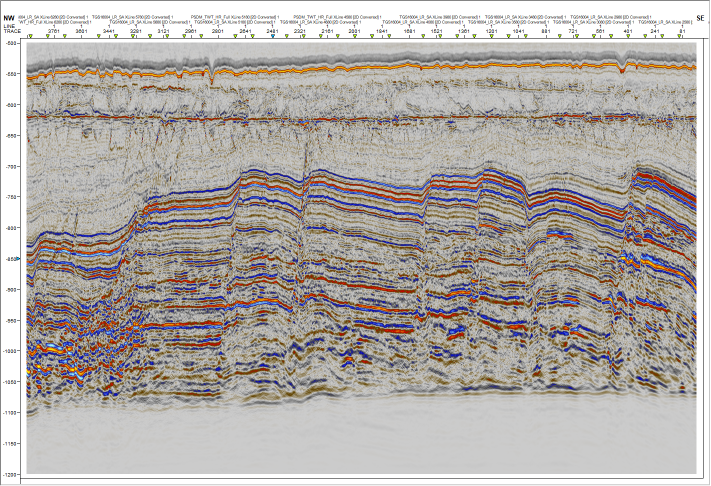
#> input picture Data/images_IL_XL_labels/IL2800.png, 1421 x 972 px, given as the content of the folder /Users/bawfeh78/Downloads/images_IL_XL_labels/faults, which was not available (shown at 1/2 size)
$ jupyter execute --allow-errors cv_temp.ipynb   (shell and % lines are left out)
#> lines starting #> are read from the running program, lines starting #| are printed output that depends on the picture; pictures that were not available may be replaced by others from this repository, and a replacement may not be noted
[cell 1]
from IPython.core.interactiveshell import InteractiveShell
InteractiveShell.ast_node_interactivity = "last" # all | last | last_expr | none

[cell 2]
for name in dir():
    if not name.startswith('_'):
        del globals()[name]

[cell 3]
import numpy as np
import matplotlib.pyplot as plt
import re, os
import cv2
from PIL import Image
import random

[cell 4]
from skimage import data, color
from skimage.transform import rescale, resize, downscale_local_mean

[cell 5]
faults_url = '/Users/bawfeh78/Downloads/images_IL_XL_labels/faults'
for i, fname in enumerate(os.listdir(faults_url)):
    if fname.endswith('png'):
        print(fname)
        img = plt.imread(os.path.join(faults_url, fname))
#> img is the input picture: shape (972, 1421, 4) float32; mean R, G, B, A 0.695, 0.672, 0.656, 1
        dpi = 10
        left, right = 5*dpi, 2*dpi
        bottom, top = 8*dpi, 2*dpi
        img = img[bottom:-top,left:-right]
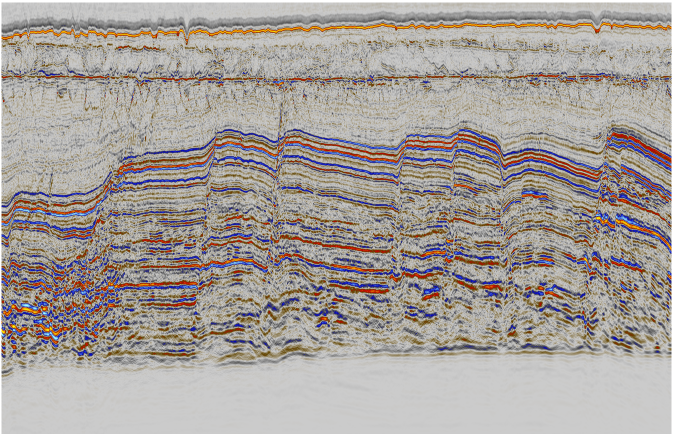
#> img: shape (872, 1351, 4) float32 (shown at 1/2 size); mean R, G, B, A 0.655, 0.628, 0.61, 1
        plt.axis('off')
#> (this line was passed over: IPython is not available in this run)
        plt.imshow(img)
#> (this line was passed over: IPython is not available in this run)
        plt.savefig(os.path.join(faults_url+'/jpg', fname[:-4]+'.jpg'), bbox_inches='tight', pad_inches=0)
#> (this line was passed over: IPython is not available in this run)
plt.show()

[cell 6]
faults_url = '/Users/bawfeh78/Downloads/images_IL_XL_labels/faults/jpg'
for i, fname in enumerate(os.listdir(faults_url)):
    if fname.endswith('jpg'):
        jpg_img = plt.imread(os.path.join(faults_url, fname))
        threshold = np.quantile(jpg_img, q=0.01)
        print('{} - threshold = {:<5.1f}'.format(fname, threshold))
        jpg_img = np.where(jpg_img>threshold, 255, 0)
        plt.axis('off')
        plt.imshow(jpg_img)
        plt.savefig(os.path.join(faults_url, fname), bbox_inches='tight', pad_inches=0)
plt.show()

[cell 7]
seis_url = '/Users/bawfeh78/Downloads/images_IL_XL_labels/seis/'
for i, fname in enumerate(os.listdir(seis_url)):
    if fname.endswith('png'):
        print(fname)
        img = plt.imread(os.path.join(seis_url, fname))
        dpi = 10
        left, right = 5*dpi, 2*dpi
        bottom, top = 8*dpi, 2*dpi
        img = img[bottom:-top,left:-right]
        plt.axis('off')
#> (this line was passed over: IPython is not available in this run)
        plt.imshow(img)
#> (this line was passed over: IPython is not available in this run)
        plt.savefig(os.path.join(seis_url+'/jpg', fname[:-4]+'.jpg'), bbox_inches='tight', pad_inches=0)
#> (this line was passed over: IPython is not available in this run)
plt.show()

[cell 8]
fname = 'IL3600'
seis_url = '/Users/bawfeh78/Downloads/images_IL_XL_labels/seis/jpg'
faults_url = '/Users/bawfeh78/Downloads/images_IL_XL_labels/faults/jpg'
image1 = os.path.join(seis_url, fname+'.jpg')
image2 = os.path.join(faults_url, fname+'_fault.jpg')

img1 = plt.imread(image1)
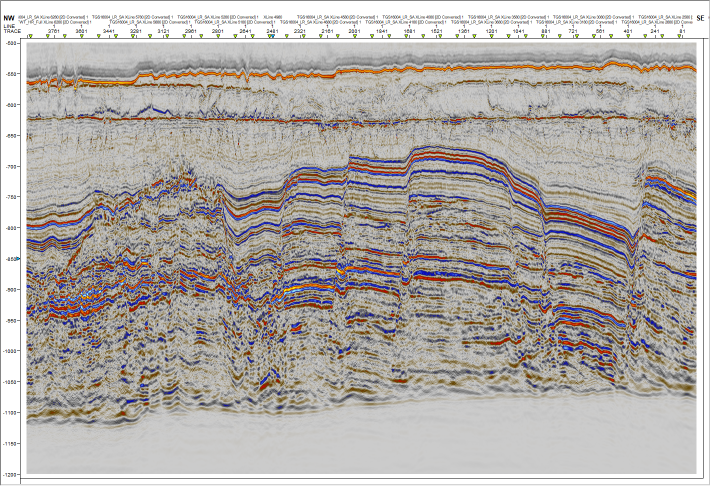
#> input picture Data/images_IL_XL_labels/IL3600.png, 1421 x 972 px, given in place of IL3600.jpg, which was not available (shown at 1/2 size)
#> img1 is the input picture: shape (972, 1421, 4) float32; mean R, G, B, A 0.697, 0.675, 0.659, 1
img2 = plt.imread(image2)
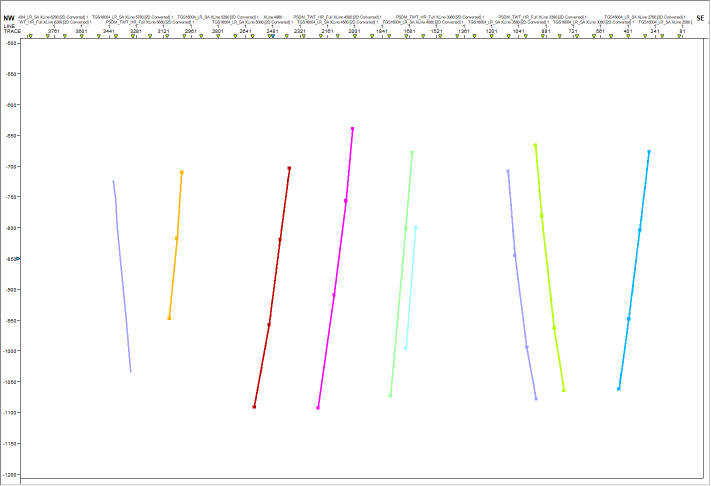
#> input picture Data/images_IL_XL_labels/labels/IL3600_fault.png, 1421 x 972 px, given in place of IL3600_fault.jpg, which was not available (shown at 1/2 size)
#> img2 is the input picture: shape (972, 1421, 4) float32; mean R, G, B, A 0.986, 0.985, 0.985, 1
#> (the rest of this cell did not finish here and is left out)
